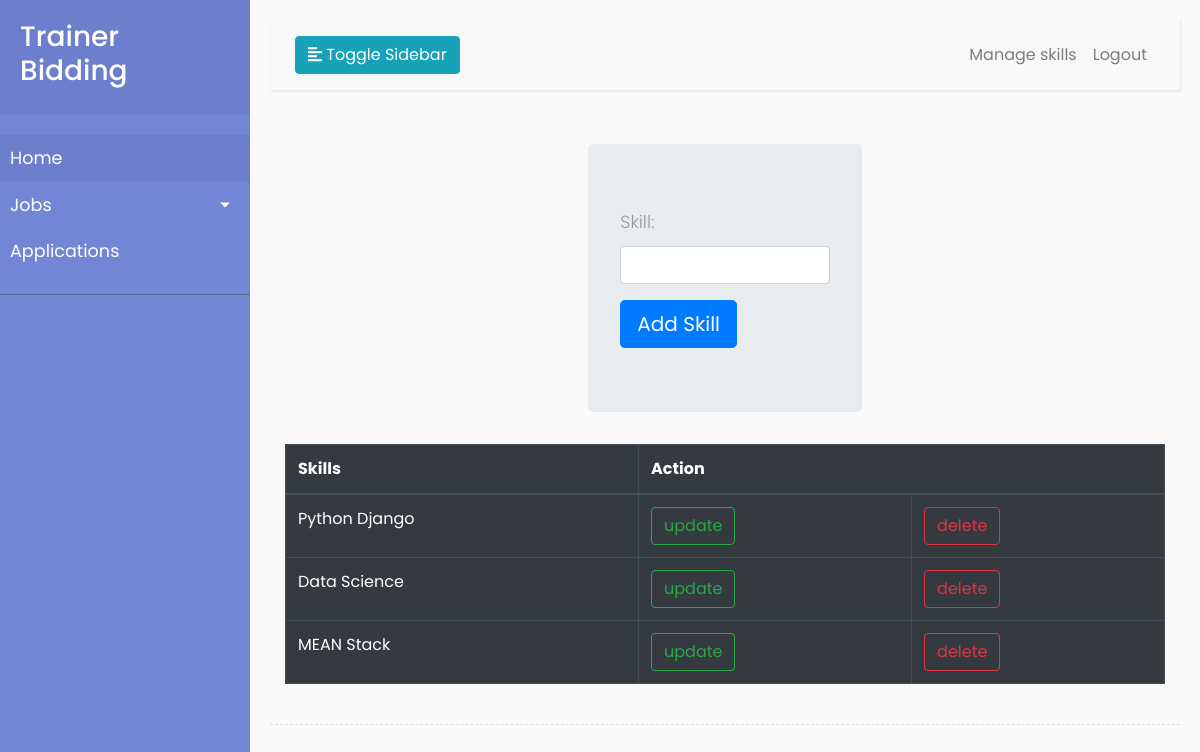
Page /institute/createskill (signed in) on the committed database.
### institute/models.py (models this page shows, shortened)
class Skills(models.Model):
    skill=models.CharField(max_length=100,unique=True)

### institute/views.py (the view, shortened to what this page needs)
# urls.py: path("createskill", createSkill, name="createskill"),
@login_required(login_url='institutelogin')
def createSkill(request):
    form=AddSkillForm()
    context={}
    context["form"]=form
    queryset = Skills.objects.all()
    context["skills"] = queryset
    return render(request, "institute/createskills.html", context)

### institute/forms.py (shortened to what this page needs)
class AddSkillForm(ModelForm):
    class Meta:
        model = Skills
        fields = "__all__"
        widgets = {
            "skill": forms.TextInput(attrs={'class': "form-control"}),
        }

### institute/templates/institute/createskills.html
<!DOCTYPE html>
{% extends 'institute/base.html' %}
{% block body_block %}
<div class="container">
    <div class="row">
        <div class="col-4">
        </div>
        <div class="col-4">
            <form method="post" class="jumbotron" style="margin-top:5%;">{% csrf_token %}
                {{form.as_p}}
                <input type="submit" value="Add Skill" class="btn btn-primary btn-lg">
            </form>
        </div>
        <div class="col-4">
        </div>
    </div>
     <table class="table table-bordered table-dark">
        <thead>
        <tr>
            <th scope="col">Skills</th>
            <th scope="col" colspan="2">Action</th>
        </tr>
        </thead>
        <tbody>
        {%for skill in skills%}
        <tr>
            <td>{{skill.skill}}</td>
            <td><a href="{%url 'updateskill' skill.id%}" class="btn btn-outline-success">update</a></td>
            <td><a href="{%url 'deleteskill' skill.id%}" class="btn btn-outline-danger">delete</a></td>
        </tr>
        {% endfor %}
        </tbody>
    </table>
</div>
{%endblock%}

### trainer/static/css/style.css (style rules this page uses)
body { font-family: 'Poppins', sans-serif; background: #fafafa; }
p { font-family: 'Poppins', sans-serif; font-size: 1.1em; font-weight: 300; line-height: 1.7em; color: #999; }
a, a:hover, a:focus { color: inherit; text-decoration: none; transition: all 0.3s; }

### rows in the picture
Skills: skill "Python Django"
Skills: skill "Data Science"
Skills: skill "MEAN Stack"
